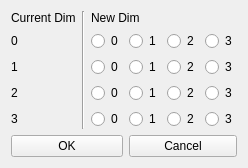
<?xml version="1.0" encoding="UTF-8"?>
<ui version="4.0">
 <class>TransposeAxes</class>
 <widget class="QWidget" name="TransposeAxes">
  <property name="geometry">
   <rect>
    <x>0</x>
    <y>0</y>
    <width>224</width>
    <height>152</height>
   </rect>
  </property>
  <property name="windowTitle">
   <string>Form</string>
  </property>
  <layout class="QGridLayout" name="gridLayout">
   <item row="3" column="2">
    <widget class="QRadioButton" name="table20">
     <property name="text">
      <string>0</string>
     </property>
     <attribute name="buttonGroup">
      <string notr="true">row2</string>
     </attribute>
    </widget>
   </item>
   <item row="2" column="3">
    <widget class="QRadioButton" name="table11">
     <property name="text">
      <string>1</string>
     </property>
     <attribute name="buttonGroup">
      <string notr="true">row1</string>
     </attribute>
    </widget>
   </item>
   <item row="4" column="2">
    <widget class="QRadioButton" name="table30">
     <property name="text">
      <string>0</string>
     </property>
     <attribute name="buttonGroup">
      <string notr="true">row3</string>
     </attribute>
    </widget>
   </item>
   <item row="2" column="4">
    <widget class="QRadioButton" name="table12">
     <property name="text">
      <string>2</string>
     </property>
     <attribute name="buttonGroup">
      <string notr="true">row1</string>
     </attribute>
    </widget>
   </item>
   <item row="5" column="0" colspan="3">
    <widget class="QPushButton" name="okButton">
     <property name="text">
      <string>OK</string>
     </property>
    </widget>
   </item>
   <item row="1" column="0">
    <widget class="QLabel" name="label">
     <property name="text">
      <string>0</string>
     </property>
    </widget>
   </item>
   <item row="4" column="5">
    <widget class="QRadioButton" name="table33">
     <property name="text">
      <string>3</string>
     </property>
     <attribute name="buttonGroup">
      <string notr="true">row3</string>
     </attribute>
    </widget>
   </item>
   <item row="1" column="3">
    <widget class="QRadioButton" name="table01">
     <property name="text">
      <string>1</string>
     </property>
     <attribute name="buttonGroup">
      <string notr="true">row0</string>
     </attribute>
    </widget>
   </item>
   <item row="3" column="3">
    <widget class="QRadioButton" name="table21">
     <property name="text">
      <string>1</string>
     </property>
     <attribute name="buttonGroup">
      <string notr="true">row2</string>
     </attribute>
    </widget>
   </item>
   <item row="4" column="4">
    <widget class="QRadioButton" name="table32">
     <property name="text">
      <string>2</string>
     </property>
     <attribute name="buttonGroup">
      <string notr="true">row3</string>
     </attribute>
    </widget>
   </item>
   <item row="1" column="4">
    <widget class="QRadioButton" name="table02">
     <property name="text">
      <string>2</string>
     </property>
     <attribute name="buttonGroup">
      <string notr="true">row0</string>
     </attribute>
    </widget>
   </item>
   <item row="2" column="2">
    <widget class="QRadioButton" name="table10">
     <property name="text">
      <string>0</string>
     </property>
     <attribute name="buttonGroup">
      <string notr="true">row1</string>
     </attribute>
    </widget>
   </item>
   <item row="0" column="0">
    <widget class="QLabel" name="label_5">
     <property name="text">
      <string>Current Dim</string>
     </property>
    </widget>
   </item>
   <item row="2" column="5">
    <widget class="QRadioButton" name="table13">
     <property name="text">
      <string>3</string>
     </property>
     <attribute name="buttonGroup">
      <string notr="true">row1</string>
     </attribute>
    </widget>
   </item>
   <item row="3" column="0">
    <widget class="QLabel" name="label_3">
     <property name="text">
      <string>2</string>
     </property>
    </widget>
   </item>
   <item row="2" column="0">
    <widget class="QLabel" name="label_2">
     <property name="text">
      <string>1</string>
     </property>
    </widget>
   </item>
   <item row="3" column="5">
    <widget class="QRadioButton" name="table23">
     <property name="text">
      <string>3</string>
     </property>
     <attribute name="buttonGroup">
      <string notr="true">row2</string>
     </attribute>
    </widget>
   </item>
   <item row="0" column="1" rowspan="5">
    <widget class="Line" name="line">
     <property name="orientation">
      <enum>Qt::Vertical</enum>
     </property>
    </widget>
   </item>
   <item row="3" column="4">
    <widget class="QRadioButton" name="table22">
     <property name="text">
      <string>2</string>
     </property>
     <attribute name="buttonGroup">
      <string notr="true">row2</string>
     </attribute>
    </widget>
   </item>
   <item row="0" column="2" colspan="4">
    <widget class="QLabel" name="label_6">
     <property name="text">
      <string>New Dim</string>
     </property>
    </widget>
   </item>
   <item row="4" column="3">
    <widget class="QRadioButton" name="table31">
     <property name="text">
      <string>1</string>
     </property>
     <attribute name="buttonGroup">
      <string notr="true">row3</string>
     </attribute>
    </widget>
   </item>
   <item row="1" column="5">
    <widget class="QRadioButton" name="table03">
     <property name="text">
      <string>3</string>
     </property>
     <attribute name="buttonGroup">
      <string notr="true">row0</string>
     </attribute>
    </widget>
   </item>
   <item row="4" column="0">
    <widget class="QLabel" name="label_4">
     <property name="text">
      <string>3</string>
     </property>
    </widget>
   </item>
   <item row="1" column="2">
    <widget class="QRadioButton" name="table00">
     <property name="text">
      <string>0</string>
     </property>
     <attribute name="buttonGroup">
      <string notr="true">row0</string>
     </attribute>
    </widget>
   </item>
   <item row="5" column="3" colspan="3">
    <widget class="QPushButton" name="cancelButton">
     <property name="text">
      <string>Cancel</string>
     </property>
    </widget>
   </item>
  </layout>
 </widget>
 <resources/>
 <connections/>
 <buttongroups>
  <buttongroup name="row0"/>
  <buttongroup name="row1"/>
  <buttongroup name="row2"/>
  <buttongroup name="row3"/>
 </buttongroups>
</ui>
